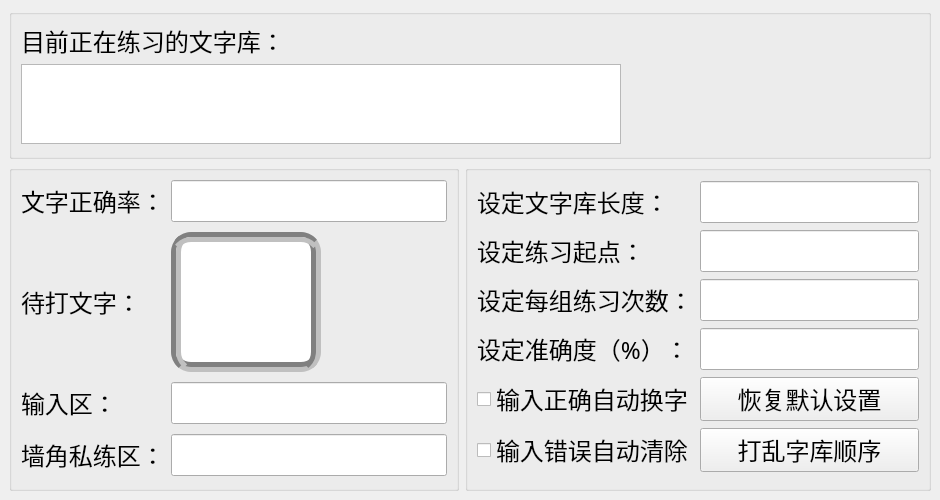
<?xml version="1.0" encoding="UTF-8"?>
<ui version="4.0">
 <class>MainWindow</class>
 <widget class="QMainWindow" name="MainWindow">
  <property name="geometry">
   <rect>
    <x>0</x>
    <y>0</y>
    <width>940</width>
    <height>500</height>
   </rect>
  </property>
  <property name="minimumSize">
   <size>
    <width>940</width>
    <height>500</height>
   </size>
  </property>
  <property name="maximumSize">
   <size>
    <width>940</width>
    <height>500</height>
   </size>
  </property>
  <property name="font">
   <font>
    <family>宋体</family>
    <pointsize>18</pointsize>
    <weight>50</weight>
    <italic>false</italic>
    <bold>false</bold>
   </font>
  </property>
  <property name="windowTitle">
   <string>小鹤双拼练习软件</string>
  </property>
  <property name="autoFillBackground">
   <bool>true</bool>
  </property>
  <property name="styleSheet">
   <string notr="true"/>
  </property>
  <widget class="QWidget" name="centralwidget">
   <property name="font">
    <font>
     <family>宋体</family>
     <pointsize>18</pointsize>
     <weight>50</weight>
     <italic>false</italic>
     <bold>false</bold>
    </font>
   </property>
   <property name="styleSheet">
    <string notr="true">QWidget#centralwidget{
font: 18pt &quot;宋体&quot;;
}</string>
   </property>
   <layout class="QGridLayout" name="gridLayout_3">
    <item row="0" column="1">
     <widget class="QGroupBox" name="gr1">
      <property name="maximumSize">
       <size>
        <width>16777215</width>
        <height>150</height>
       </size>
      </property>
      <property name="styleSheet">
       <string notr="true"/>
      </property>
      <layout class="QVBoxLayout" name="verticalLayout">
       <item>
        <widget class="QLabel" name="label_5">
         <property name="maximumSize">
          <size>
           <width>880</width>
           <height>30</height>
          </size>
         </property>
         <property name="font">
          <font>
           <pointsize>18</pointsize>
          </font>
         </property>
         <property name="text">
          <string>目前正在练习的文字库：                                       </string>
         </property>
        </widget>
       </item>
       <item>
        <widget class="QPlainTextEdit" name="hertory">
         <property name="minimumSize">
          <size>
           <width>400</width>
           <height>60</height>
          </size>
         </property>
         <property name="maximumSize">
          <size>
           <width>600</width>
           <height>80</height>
          </size>
         </property>
        </widget>
       </item>
      </layout>
     </widget>
    </item>
    <item row="1" column="1">
     <layout class="QHBoxLayout" name="horizontalLayout_3" stretch="0,0">
      <item>
       <widget class="QGroupBox" name="gr2">
        <property name="minimumSize">
         <size>
          <width>450</width>
          <height>0</height>
         </size>
        </property>
        <property name="maximumSize">
         <size>
          <width>0</width>
          <height>16777215</height>
         </size>
        </property>
        <property name="alignment">
         <set>Qt::AlignLeading|Qt::AlignLeft|Qt::AlignVCenter</set>
        </property>
        <layout class="QGridLayout" name="gridLayout">
         <property name="sizeConstraint">
          <enum>QLayout::SetDefaultConstraint</enum>
         </property>
         <property name="topMargin">
          <number>9</number>
         </property>
         <property name="horizontalSpacing">
          <number>6</number>
         </property>
         <property name="verticalSpacing">
          <number>10</number>
         </property>
         <item row="0" column="0">
          <widget class="QLabel" name="label_3">
           <property name="maximumSize">
            <size>
             <width>150</width>
             <height>16777215</height>
            </size>
           </property>
           <property name="font">
            <font>
             <pointsize>18</pointsize>
            </font>
           </property>
           <property name="text">
            <string>文字正确率：</string>
           </property>
          </widget>
         </item>
         <item row="0" column="1">
          <widget class="QLineEdit" name="accuracy">
           <property name="minimumSize">
            <size>
             <width>0</width>
             <height>40</height>
            </size>
           </property>
          </widget>
         </item>
         <item row="1" column="0">
          <widget class="QLabel" name="label">
           <property name="maximumSize">
            <size>
             <width>16777215</width>
             <height>30</height>
            </size>
           </property>
           <property name="font">
            <font>
             <family>宋体</family>
             <pointsize>18</pointsize>
             <weight>50</weight>
             <italic>false</italic>
             <bold>false</bold>
            </font>
           </property>
           <property name="text">
            <string>待打文字：</string>
           </property>
           <property name="alignment">
            <set>Qt::AlignLeading|Qt::AlignLeft|Qt::AlignVCenter</set>
           </property>
           <property name="margin">
            <number>0</number>
           </property>
          </widget>
         </item>
         <item row="1" column="1">
          <widget class="QLineEdit" name="Edit_currrent">
           <property name="minimumSize">
            <size>
             <width>150</width>
             <height>140</height>
            </size>
           </property>
           <property name="maximumSize">
            <size>
             <width>120</width>
             <height>16777215</height>
            </size>
           </property>
           <property name="font">
            <font>
             <family>宋体</family>
             <pointsize>18</pointsize>
             <weight>50</weight>
             <italic>false</italic>
             <bold>false</bold>
            </font>
           </property>
           <property name="styleSheet">
            <string notr="true">border:10px groove gray;
border-radius:20px;
padding:2px 4px;
</string>
           </property>
           <property name="alignment">
            <set>Qt::AlignCenter</set>
           </property>
          </widget>
         </item>
         <item row="2" column="0">
          <widget class="QLabel" name="label_2">
           <property name="maximumSize">
            <size>
             <width>16777215</width>
             <height>30</height>
            </size>
           </property>
           <property name="font">
            <font>
             <pointsize>18</pointsize>
            </font>
           </property>
           <property name="text">
            <string>输入区：</string>
           </property>
          </widget>
         </item>
         <item row="2" column="1">
          <widget class="QLineEdit" name="Edit_input">
           <property name="minimumSize">
            <size>
             <width>230</width>
             <height>40</height>
            </size>
           </property>
          </widget>
         </item>
         <item row="3" column="0">
          <widget class="QLabel" name="label_9">
           <property name="maximumSize">
            <size>
             <width>150</width>
             <height>16777215</height>
            </size>
           </property>
           <property name="font">
            <font>
             <pointsize>18</pointsize>
            </font>
           </property>
           <property name="text">
            <string>墙角私练区：</string>
           </property>
          </widget>
         </item>
         <item row="3" column="1">
          <widget class="QLineEdit" name="siziEdit">
           <property name="minimumSize">
            <size>
             <width>0</width>
             <height>40</height>
            </size>
           </property>
          </widget>
         </item>
        </layout>
       </widget>
      </item>
      <item>
       <widget class="QGroupBox" name="gridGroupBox">
        <property name="minimumSize">
         <size>
          <width>400</width>
          <height>0</height>
         </size>
        </property>
        <property name="maximumSize">
         <size>
          <width>700</width>
          <height>16777215</height>
         </size>
        </property>
        <layout class="QGridLayout" name="gridLayout_2">
         <item row="1" column="0">
          <widget class="QLabel" name="label_4">
           <property name="font">
            <font>
             <pointsize>18</pointsize>
            </font>
           </property>
           <property name="text">
            <string>设定练习起点：</string>
           </property>
          </widget>
         </item>
         <item row="2" column="0">
          <widget class="QLabel" name="label_7">
           <property name="font">
            <font>
             <family>宋体</family>
             <pointsize>18</pointsize>
             <weight>50</weight>
             <italic>false</italic>
             <bold>false</bold>
            </font>
           </property>
           <property name="text">
            <string>设定每组练习次数：</string>
           </property>
          </widget>
         </item>
         <item row="4" column="1">
          <widget class="QPushButton" name="resetButton">
           <property name="minimumSize">
            <size>
             <width>0</width>
             <height>0</height>
            </size>
           </property>
           <property name="font">
            <font>
             <pointsize>18</pointsize>
            </font>
           </property>
           <property name="text">
            <string>恢复默认设置</string>
           </property>
          </widget>
         </item>
         <item row="2" column="1">
          <widget class="QLineEdit" name="extime_words">
           <property name="minimumSize">
            <size>
             <width>0</width>
             <height>30</height>
            </size>
           </property>
           <property name="maximumSize">
            <size>
             <width>300</width>
             <height>16777215</height>
            </size>
           </property>
          </widget>
         </item>
         <item row="0" column="1">
          <widget class="QLineEdit" name="len_word">
           <property name="minimumSize">
            <size>
             <width>0</width>
             <height>30</height>
            </size>
           </property>
           <property name="maximumSize">
            <size>
             <width>300</width>
             <height>16777215</height>
            </size>
           </property>
          </widget>
         </item>
         <item row="5" column="1">
          <widget class="QPushButton" name="disruptbutton">
           <property name="minimumSize">
            <size>
             <width>0</width>
             <height>0</height>
            </size>
           </property>
           <property name="font">
            <font>
             <pointsize>18</pointsize>
            </font>
           </property>
           <property name="text">
            <string>打乱字库顺序</string>
           </property>
          </widget>
         </item>
         <item row="4" column="0">
          <widget class="QCheckBox" name="check_true">
           <property name="font">
            <font>
             <pointsize>18</pointsize>
            </font>
           </property>
           <property name="text">
            <string>输入正确自动换字</string>
           </property>
          </widget>
         </item>
         <item row="5" column="0">
          <widget class="QCheckBox" name="check_false">
           <property name="font">
            <font>
             <pointsize>18</pointsize>
            </font>
           </property>
           <property name="text">
            <string>输入错误自动清除</string>
           </property>
          </widget>
         </item>
         <item row="3" column="1">
          <widget class="QLineEdit" name="accura_words">
           <property name="minimumSize">
            <size>
             <width>0</width>
             <height>30</height>
            </size>
           </property>
           <property name="maximumSize">
            <size>
             <width>300</width>
             <height>16777215</height>
            </size>
           </property>
          </widget>
         </item>
         <item row="0" column="0">
          <widget class="QLabel" name="label_6">
           <property name="maximumSize">
            <size>
             <width>200</width>
             <height>16777215</height>
            </size>
           </property>
           <property name="font">
            <font>
             <pointsize>18</pointsize>
            </font>
           </property>
           <property name="text">
            <string>设定文字库长度：</string>
           </property>
          </widget>
         </item>
         <item row="1" column="1">
          <widget class="QLineEdit" name="ord_words">
           <property name="minimumSize">
            <size>
             <width>0</width>
             <height>30</height>
            </size>
           </property>
           <property name="maximumSize">
            <size>
             <width>300</width>
             <height>16777215</height>
            </size>
           </property>
          </widget>
         </item>
         <item row="3" column="0">
          <widget class="QLabel" name="label_8">
           <property name="font">
            <font>
             <pointsize>18</pointsize>
            </font>
           </property>
           <property name="text">
            <string>设定准确度（%）：</string>
           </property>
          </widget>
         </item>
        </layout>
       </widget>
      </item>
     </layout>
    </item>
   </layout>
  </widget>
 </widget>
 <resources/>
 <connections/>
</ui>
